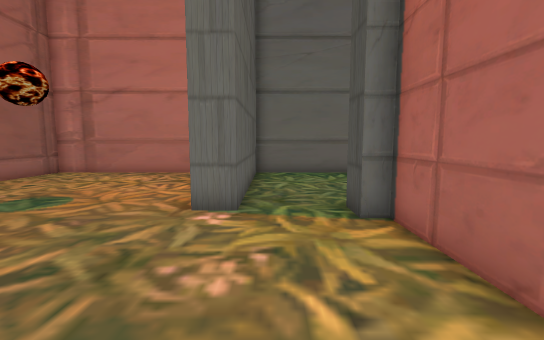
view 1 (above)

23 first-person views from a walk through a Unity game level. The camera is 1.5 m above the floor, tilts 6° down and sees 90° across. The floor is counted in squares, 1 m on a side. Each view is taken from the middle of a square. On the plan, view 1 faces up. The plan holds only what a view shows up to about 14 squares ahead; the rest is blank. The place goes on beyond the plan. The player is left out.

view 2
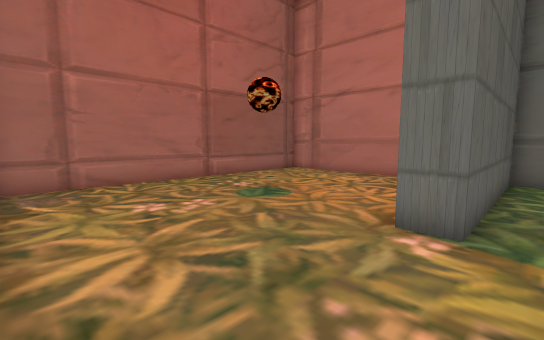

view 3
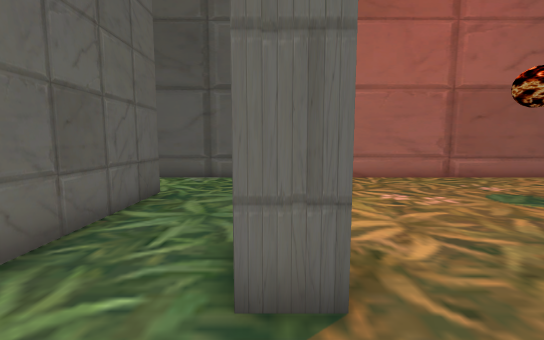

view 4
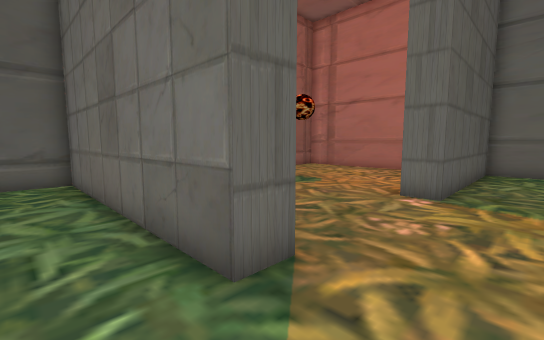

view 5
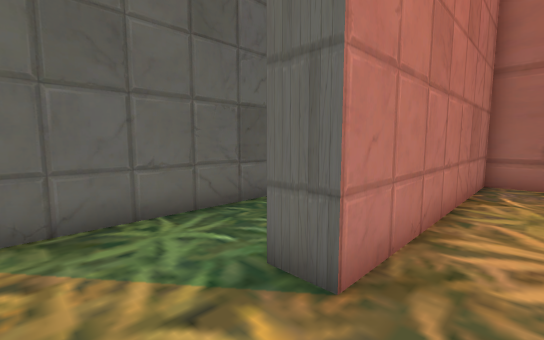

view 6
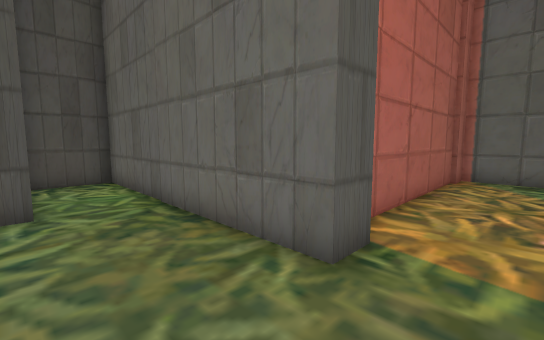

view 7
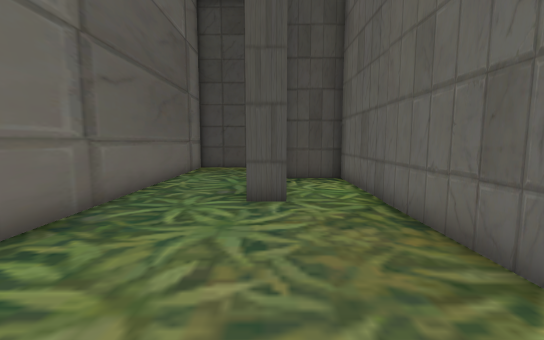

view 8
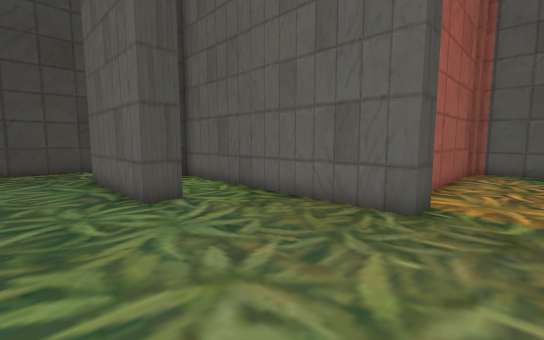

view 9
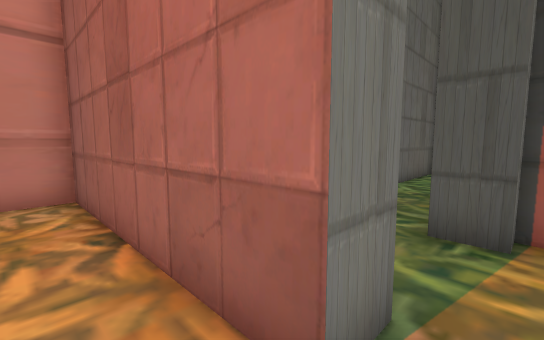

view 10
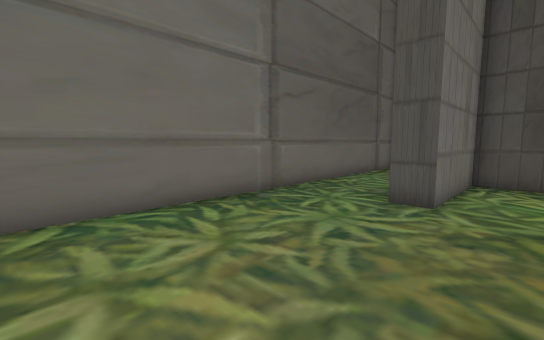

view 11
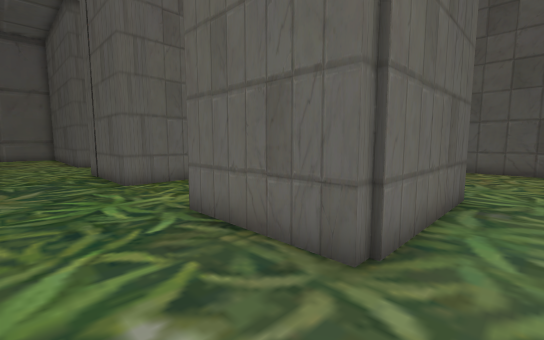

view 12
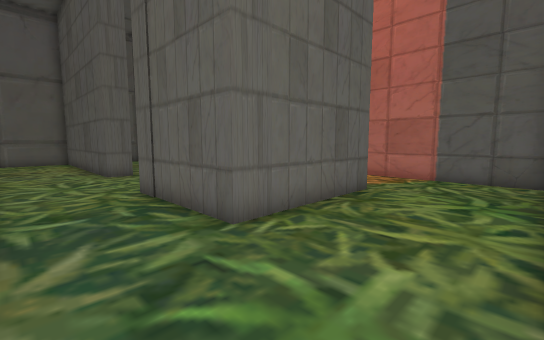

view 13
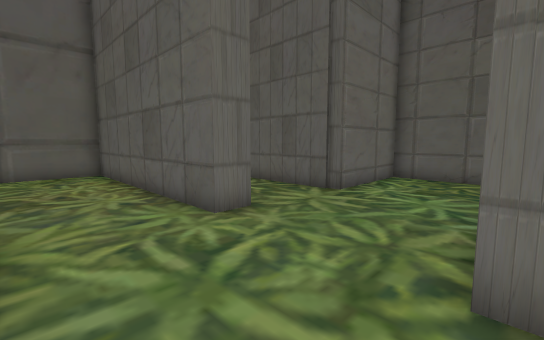

view 14
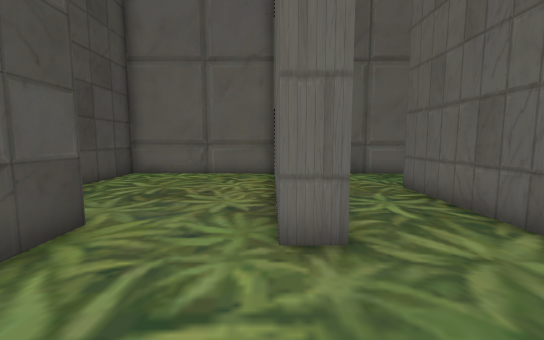

view 15
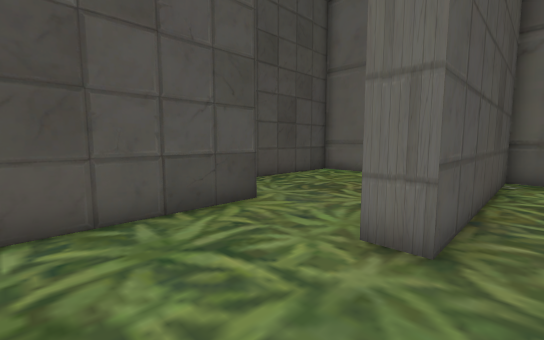

view 16
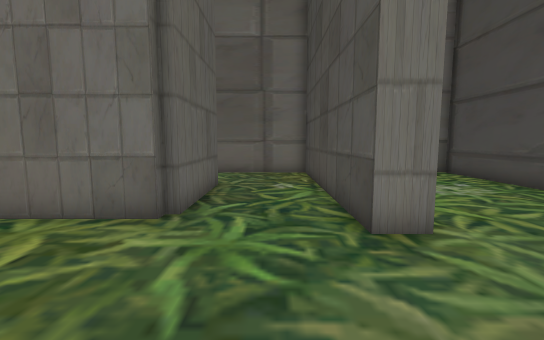

view 17
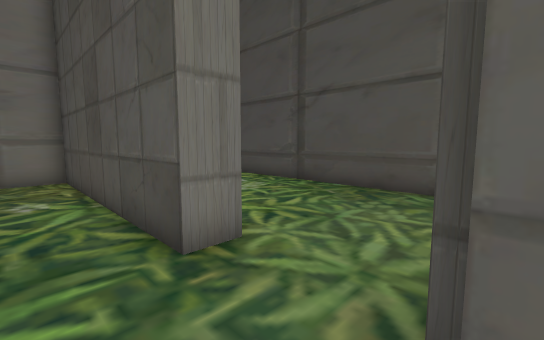

view 18
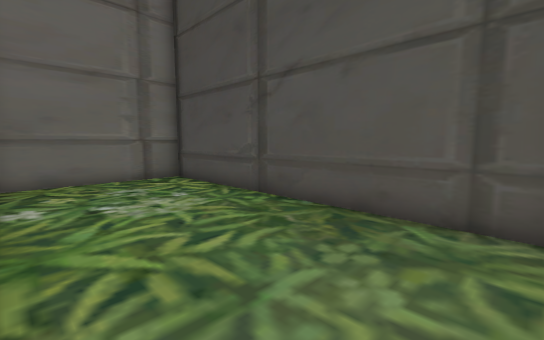

view 19
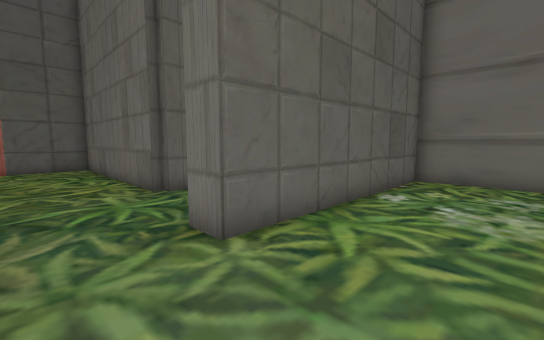

view 20
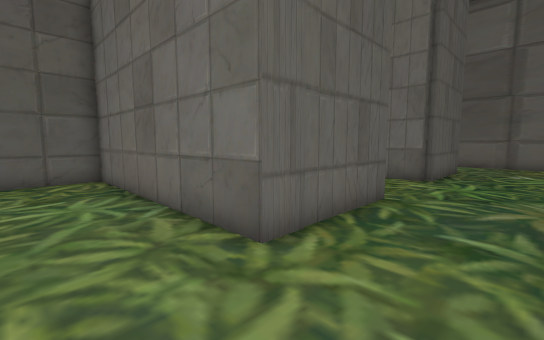

view 21
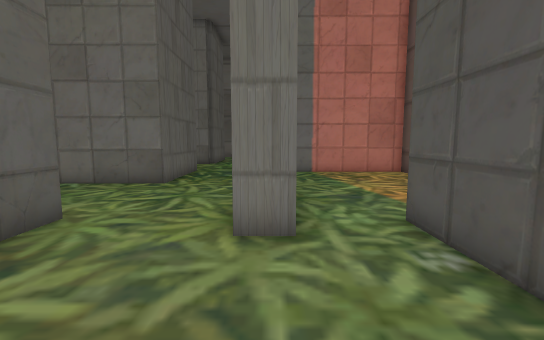

view 22
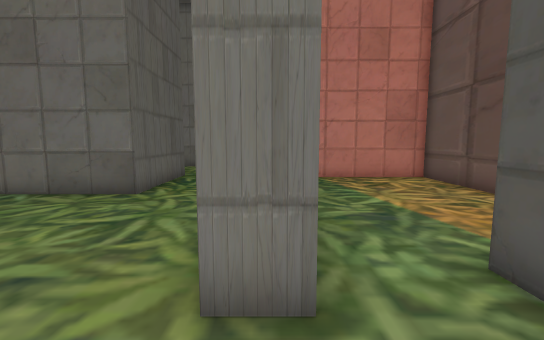

view 23
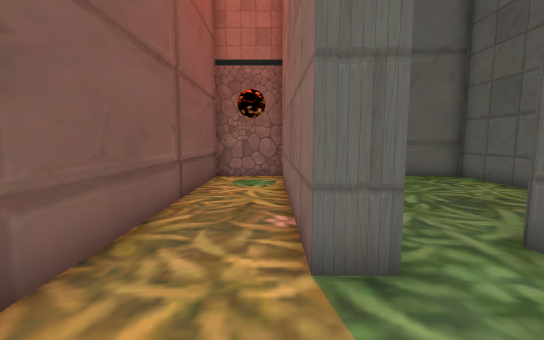

### Floor plan
Points are (right, up) in squares from view 1. A wall is a line through its corners. A room is listed if a view was taken in it or the views show most of it. See-through windows are left out.
Room 1 (views 1, 2, 3, 4, 5, 9)
walls: (-0.8, 5.8) (-1.8, 5.8) (-1.8, 13.1) (-10.3, 13.1) (-10.3, 0.7) (-1.2, 0.7) (-1.2, -0.3) (-10.3, -0.3) (-10.3, -4.8); (-7, -3.3) (2.1, -3.3) (2.1, -2.2); (2.3, -2.4) (2.3, 5.2)
ways out: opening at (0.5, 6) to room 2; opening at (-8.5, -3.5)
Room 2 (views 6, 7, 8, 10)
walls: (1.7, 5.2) (1.7, 6.2) (11.1, 6.2) (11.1, 8.6) (6.7, 8.6) (6.7, 9.6) (12.1, 9.6); (12.6, 13.1) (-0.8, 13.1) (-0.8, 5.8)
ways out: opening at (0.5, 6) to room 1; opening at (11.5, 11.5) to room 3
Room 3 (views 11, 12, 13, 14, 15, 16, 17, 18, 19, 20, 21, 22)
walls: (6.8, 1.1) (12.1, 1.1) (12.1, -3.4) (3.3, -3.4) (3.3, -7.4) (7.7, -7.4) (7.7, -13); (16.5, -8.8) (15.4, -8.8) (15.4, -3.9); (11.9, 5.6) (11.9, 5.2) (3.3, 5.2) (3.3, -0.6); (22.4, 1.9) (22.4, 13.1) (16.6, 13.1) (16.6, 4.3) (15.6, 4.3) (15.6, 13.1) (12.6, 13.1); (12.1, 9.6) (12.1, 5.5); (9.9, -16.7) (10.9, -16.7) (10.9, -7.8) (11.9, -7.8) (11.9, -16.7) (18.6, -16.7) (18.6, -7.8); (5.8, -16.7) (8.4, -16.7)
ways out: opening at (11.5, 11.5) to room 2; opening at (17.5, -8) to room 4
Room 4 (view 23)
walls: (18.6, -7.8) (19.6, -7.8) (19.6, -16.7) (22.4, -16.7) (22.4, -7.2); (22.4, -3.4) (22.4, 0.4) (17.2, 0.4)
ways out: opening at (17.5, -8) to room 3

Positions as (right, up) in squares from view 1, and headings:
1: (0, 0), facing up
2: (0, 1), facing up-left
3: (1, 0), facing left
4: (1, -2), facing up-left
5: (1, 2), facing down-left
6: (0, 9), facing down-right
7: (0, 9), facing right
8: (0, 12), facing down-right
9: (-3, 5), facing up-right
10: (0, 7), facing up-right
11: (15, 11), facing down-left
12: (15, 5), facing down-left
13: (15, -3), facing down-left
14: (12, -4), facing down
15: (10, -4), facing down-right
16: (14, 0), facing up
17: (14, 1), facing up-right
18: (17, 2), facing up-right
19: (20, 2), facing up-left
20: (15, -6), facing up-left
21: (16, -13), facing up
22: (16, -11), facing up
23: (20, -5), facing down
